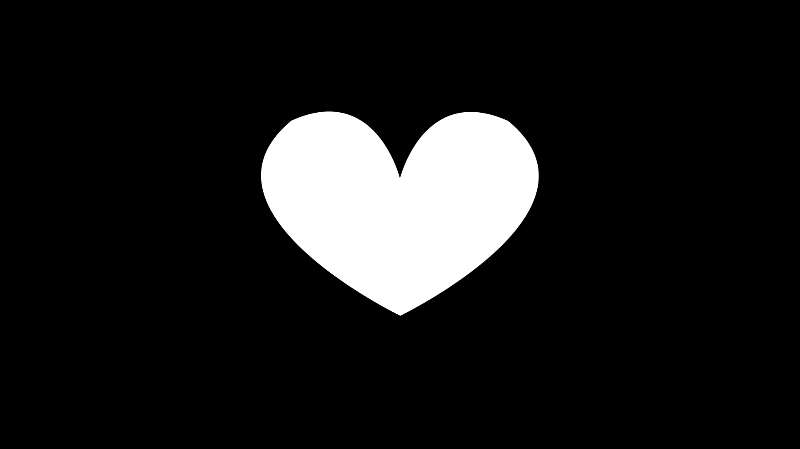
#> input picture source/1bb2fe2becd81421f60d8fd6f0279638.jpg, 800 x 449 px
$ python main.py
#> lines starting #> are read from the running program, lines starting #| are printed output that depends on the picture; after the words box and inside, x2 and y2 are one past the last pixel; in counts of white or black regions, pixels touching at a corner belong together
### extract.py
import numpy as np
import cv2
from scipy.ndimage import distance_transform_edt, convolve
import matplotlib.pyplot as plt
import tkinter as tk
from tkinter import filedialog


def imread_unicode(image_path, flags=cv2.IMREAD_GRAYSCALE):
    """兼容 Windows 中文路径的图像读取。"""
    try:
        data = np.fromfile(image_path, dtype=np.uint8)
        if data.size > 0:
            image = cv2.imdecode(data, flags)
            if image is not None:
                return image
    except Exception:
        pass

    try:
        return cv2.imread(image_path, flags)
    except Exception:
        return None


# ============================================================
# Sobel边界检测
# ============================================================

def sobel_boundary_detection(gray_image):
    """使用Sobel算子检测图像边界"""
    sobel_x = np.array([[-1, 0, 1], [-2, 0, 2], [-1, 0, 1]], dtype=np.float64)
    sobel_y = np.array([[-1, -2, -1], [0, 0, 0], [1, 2, 1]], dtype=np.float64)

    Gx = convolve(gray_image.astype(np.float64), sobel_x, mode='nearest')
    Gy = convolve(gray_image.astype(np.float64), sobel_y, mode='nearest')

    gradient_magnitude = np.sqrt(Gx ** 2 + Gy ** 2)
    threshold = 0.01 * gradient_magnitude.max()
    boundary_image = gradient_magnitude > threshold
    return boundary_image


# ============================================================
# 调制区域分层编号
# ============================================================

def get_modulation_region(original_image, boundary_image, half_bandwidth_modulation=20):
    """获取调制区域并进行分层编号"""
    rows, cols = original_image.shape
    region_map = np.zeros((rows, cols), dtype=np.int32)

    boundary_y, boundary_x = np.where(boundary_image)
    if len(boundary_y) == 0:
        raise ValueError('未检测到边界')

    dist_map = distance_transform_edt(~boundary_image.astype(bool))
    num_layers = half_bandwidth_modulation * 2 + 1
    layer_info = []

    for layer in range(1, num_layers + 1):
        if layer <= half_bandwidth_modulation:
            inner_dist = half_bandwidth_modulation + 1 - layer
            layer_mask = ((dist_map >= inner_dist) & (dist_map < inner_dist + 1)
                          & original_image.astype(bool))
        else:
            outer_dist = layer - half_bandwidth_modulation - 1
            layer_mask = ((dist_map >= outer_dist) & (dist_map < outer_dist + 1)
                          & ~original_image.astype(bool))
            if outer_dist == 0:
                layer_mask = boundary_image.astype(bool)

        region_map[layer_mask] = layer
        layer_y, layer_x = np.where(layer_mask)
        layer_coords = np.column_stack((layer_x, layer_y))
        pixel_vals = original_image[layer_mask]

        layer_info.append({
            'layerNumber': layer,
            'pixelCount': int(np.sum(layer_mask)),
            'pixelCoordinates': layer_coords,
            'pixelValues': pixel_vals,
        })
        print(f'第{layer}层: {int(np.sum(layer_mask))}个像素')

    return region_map, layer_info


# ============================================================
# 显示结果
# ============================================================

# [22 lines left out: function display_results, not called in this run]

### main.py
# -*- coding: utf-8 -*-
import math
import numpy as np
import cv2
import matplotlib
matplotlib.use('TkAgg')
matplotlib.rcParams['font.sans-serif'] = ['Microsoft YaHei', 'SimHei']
matplotlib.rcParams['axes.unicode_minus'] = False
import matplotlib.pyplot as plt
from matplotlib.path import Path
import tkinter as tk
from tkinter import filedialog
from extract import imread_unicode, sobel_boundary_detection, get_modulation_region, display_results


def polygon_area(poly):

    area = 0.0
    n = len(poly)
    for i in range(n):
        x1, y1 = poly[i]
        x2, y2 = poly[(i + 1) % n]
        area += x1 * y2 - x2 * y1
    return area * 0.5


def extract_boundary_poly(boundary_image, min_points=4, epsilon=None):
    """
    从边界图像中提取边界多边形。

    参数：
    boundary_image (numpy.ndarray): 二值边界图像。
    min_points (int): 最小顶点数,默认4。
    epsilon (float): approxPolyDP 的 epsilon 参数,默认自动计算。

    返回：
    list of tuple: 多边形顶点列表，每个顶点为 (x, y) 元组；如果失败返回 None。
    """
    binary = (boundary_image.astype(np.uint8) * 255)
    contours, _ = cv2.findContours(binary, cv2.RETR_EXTERNAL, cv2.CHAIN_APPROX_SIMPLE)
    if not contours:
        pts = np.column_stack(np.where(boundary_image.astype(np.uint8) > 0))
        if len(pts) < 3:
            return None
        hull = cv2.convexHull(pts.astype(np.float32))
        if len(hull) < 3:
            return None
        poly = [tuple(pt[0].astype(np.float64)) for pt in hull]
    else:
        contour = max(contours, key=cv2.contourArea)
        if cv2.contourArea(contour) < 10:
            pts = np.column_stack(np.where(boundary_image.astype(np.uint8) > 0))
            if len(pts) < 3:
                return None
            hull = cv2.convexHull(pts.astype(np.float32))
            if len(hull) < 3:
                return None
            poly = [tuple(pt[0].astype(np.float64)) for pt in hull]
        else:
            if epsilon is None:
                peri = cv2.arcLength(contour, True)
                epsilon = max(1.0, 0.005 * peri)

            approx = cv2.approxPolyDP(contour, epsilon, True)
            approx = approx.squeeze()
            if approx.ndim != 2 or len(approx) < 3:
                pts = np.column_stack(np.where(boundary_image.astype(np.uint8) > 0))
                if len(pts) < 3:
                    return None
                hull = cv2.convexHull(pts.astype(np.float32))
                if len(hull) < 3:
                    return None
                poly = [tuple(pt[0].astype(np.float64)) for pt in hull]
            else:
                poly = [tuple(pt.astype(np.float64)) for pt in approx]

    if polygon_area(poly) < 0:
        poly.reverse()
    return poly


def sample_contour(poly, step=1.0):
    """
    在多边形轮廓上采样点。

    参数：
    poly (list of tuple): 多边形顶点列表。
    step (float): 采样步长,默认1.0。

    返回：
    list of tuple: 采样点列表。
    """
    points = []
    for i in range(len(poly)):
        p0 = np.array(poly[i], dtype=np.float64)
        p1 = np.array(poly[(i + 1) % len(poly)], dtype=np.float64)
        dist = np.linalg.norm(p1 - p0)
        if dist == 0:
            continue
        count = max(int(dist // step), 1)
        for t in np.linspace(0, 1, count, endpoint=False):
            points.append(tuple(p0 + t * (p1 - p0)))
    return points


def circle_offsets(radius, spacing=0.8):
    """
    生成圆形区域内的点偏移。

    参数：
    radius (float): 圆半径。
    spacing (float): 点间距,默认0.8。

    返回：
    numpy.ndarray: 偏移点数组，形状 (N, 2)。
    """
    coords = np.arange(-radius, radius + spacing, spacing)
    xx, yy = np.meshgrid(coords, coords)
    mask = xx * xx + yy * yy <= radius * radius
    return np.stack((xx[mask], yy[mask]), axis=1)


def point_in_poly_array(points, poly):
    """
    判断点是否在多边形内。

    参数：
    points (numpy.ndarray): 点数组，形状 (N, 2)。
    poly (list of tuple): 多边形顶点列表。

    返回：
    numpy.ndarray: 布尔数组，表示每个点是否在多边形内。
    """
    points = np.asarray(points, dtype=np.float64)
    if points.size == 0:
        return np.zeros((0,), dtype=bool)

    path = Path(np.asarray(poly, dtype=np.float64))
    return path.contains_points(points)


def boundary_normal(p_prev, p_next):
    """
    计算边界边的法向量。

    参数：
    p_prev (tuple): 前一个点。
    p_next (tuple): 下一个点。

    返回：
    numpy.ndarray: 法向量。
    """
    edge = np.array(p_next, dtype=np.float64) - np.array(p_prev, dtype=np.float64)
    normal = np.array([edge[1], -edge[0]], dtype=np.float64)
    norm = np.linalg.norm(normal)
    return normal / norm if norm != 0 else np.zeros(2, dtype=np.float64)


def expand_boundary(poly, radius=6.0, step=1.0, arc_segments=12, overlap_spacing=0.8):
    """
    扩展边界，生成遍历路径。

    参数：
    poly (list of tuple): 边界多边形。
    radius (float): 扩展半径,默认6.0。
    step (float): 采样步长,默认1.0。
    arc_segments (int): 弧段数,默认12。
    overlap_spacing (float): 重叠间距,默认0.8。

    返回：
    list of tuple: 扩展后的点列表。
    """
    samples = sample_contour(poly, step)
    offsets = circle_offsets(radius, spacing=overlap_spacing)
    def overlap_ratio(center):
        pts = offsets + np.array(center, dtype=np.float64)
        return point_in_poly_array(pts, poly).mean()

    d_values = [((0.5 - overlap_ratio(pt)) / 0.25) ** 2 if overlap_ratio(pt) < 0.5 else 0.0
                for pt in samples]

    vertex_indices = {}
    for i, pt in enumerate(samples):
        for j, v in enumerate(poly):
            if np.linalg.norm(np.array(pt) - np.array(v, dtype=np.float64)) < 1e-8:
                vertex_indices[i] = j
                break

    expanded = []
    for i, pt in enumerate(samples):
        if i == 0:
            normal = boundary_normal(samples[-1], samples[(i + 1) % len(samples)])
            expanded.append(tuple(np.array(pt, dtype=np.float64) + d_values[i] * normal))
        else:
            expanded.append(pt)


# [15 lines left out: function show_expansion, not called in this run]


def main(image_path=None):

    if image_path is None:
        root = tk.Tk()
        root.withdraw()
        image_path = filedialog.askopenfilename(
            title='选择灰度图像',
            filetypes=[('图像文件', '*.jpg *.png *.bmp *.tif')])
#> the answer given: source/1bb2fe2becd81421f60d8fd6f0279638.jpg
        root.destroy()
        if not image_path:
            raise ValueError('未选择图像文件')

    print(f'读取图像: {image_path}')
    original_image = imread_unicode(image_path, cv2.IMREAD_GRAYSCALE)
#> in imread_unicode, image is the input picture: shape (449, 800); min 0, max 255, mean 27.6
    if original_image is None:
        raise ValueError(f'无法读取图像: {image_path}')

    if original_image.dtype != np.uint8:
        original_image = cv2.normalize(original_image, None, 0, 255,
                                       cv2.NORM_MINMAX).astype(np.uint8)

    print(f'图像尺寸: {original_image.shape}')
#| 图像尺寸: (449, 800)
    print('\n执行Sobel边界检测...')
    boundary_image = sobel_boundary_detection(original_image)
#> in sobel_boundary_detection, `Gx = convolve(gray_image.astype(np.float64), sobel_x, mode='nearest')`:
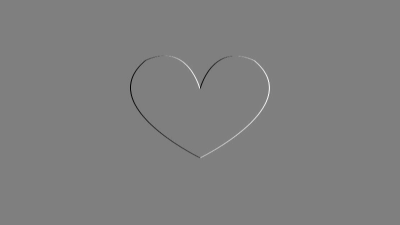
#> Gx: shape (449, 800) float64 (shown at 1/2 size); min -1020, max 1020, mean 0; drawn with min black and max white
#> in sobel_boundary_detection, `gradient_magnitude = np.sqrt(Gx ** 2 + Gy ** 2)`:
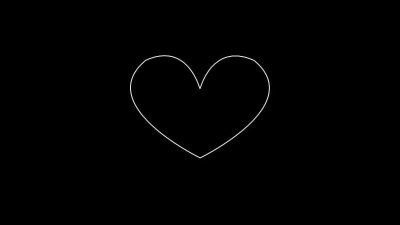
#> gradient_magnitude: shape (449, 800) float64 (shown at 1/2 size); min 0, max 1119, mean 5; drawn with min black and max white
#> in sobel_boundary_detection, `threshold = 0.01 * gradient_magnitude.max()`: threshold = 11.19
#> in sobel_boundary_detection, `boundary_image = gradient_magnitude > threshold`:
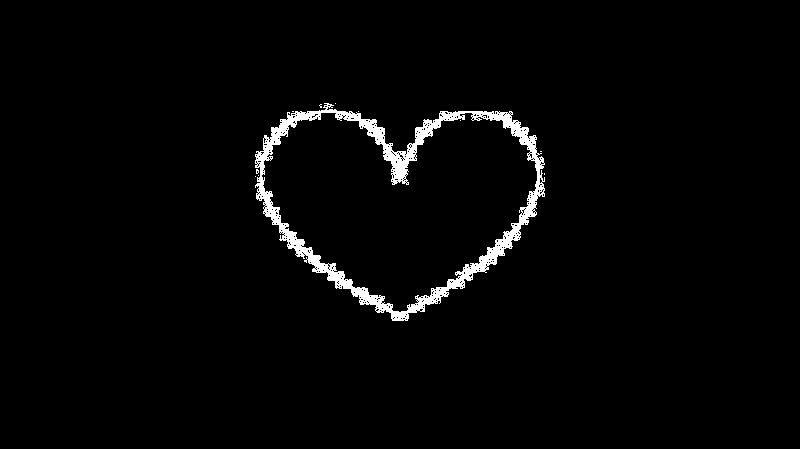
#> boundary_image: shape (449, 800) bool; 2.3% white; 11 white regions (10 under 20 px), largest, box (x1, y1, x2, y2) and area: (255, 103, 545, 321) 8091

    print('\n获取调制区域...')
    region_map, layer_info = get_modulation_region(original_image, boundary_image)
#> in get_modulation_region, `boundary_y, boundary_x = np.where(boundary_image)`: boundary_y = 8120 values from 103 to 320; boundary_x = 8120 values, max 544 at index 3470, min 255 at index 2995, mean 398.7
#> in get_modulation_region, `dist_map = distance_transform_edt(~boundary_image.astype(bool))`:
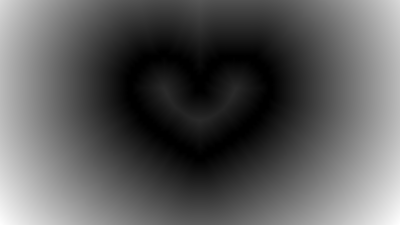
#> dist_map: shape (449, 800) float64 (shown at 1/2 size); min 0, max 349.4, mean 124.2; drawn with min black and max white
#> the loop in get_modulation_region, `for layer in range(1, num_layers + 1):` made 41 passes
#| 第1层: 647个像素
#| 第2层: 714个像素
#| 第3层: 690个像素
#| 第4层: 756个像素
#| 第5层: 674个像素
#> (further printed lines are left out)
#> pass 1, in get_modulation_region, `layer_mask = ((dist_map >= inner_dist) & (dist_map < inner_dist + 1) &..`:
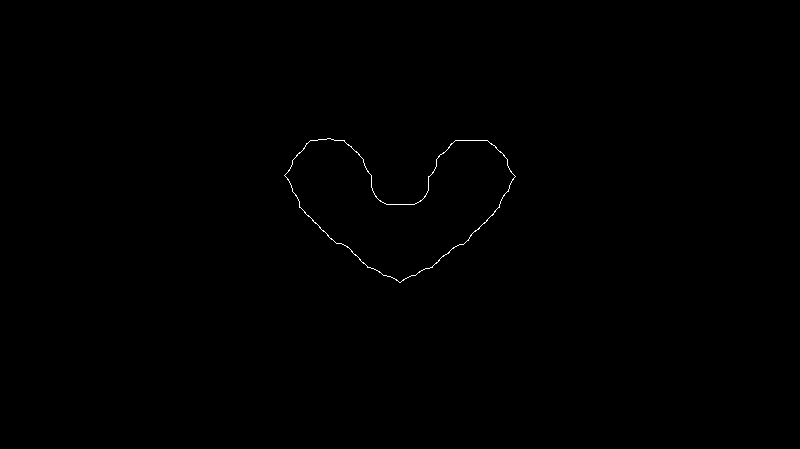
#> layer_mask: shape (449, 800) bool; 0.18% white in thin lines or dots, all inside (x1, y1, x2, y2) = (284, 138, 516, 283)
#> after the loop in get_modulation_region, `for layer in range(1, num_layers + 1):`:
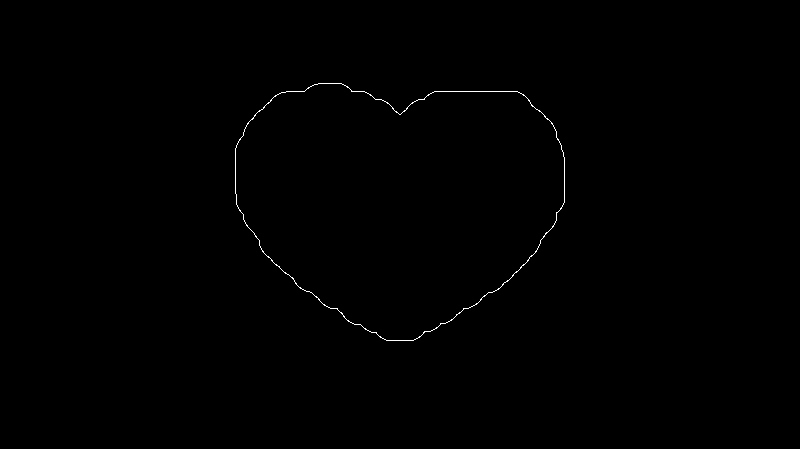
#> layer_mask: shape (449, 800) bool; 0.26% white in thin lines or dots, all inside (x1, y1, x2, y2) = (235, 83, 565, 341)
#> after the loop in get_modulation_region, `for layer in range(1, num_layers + 1):`:
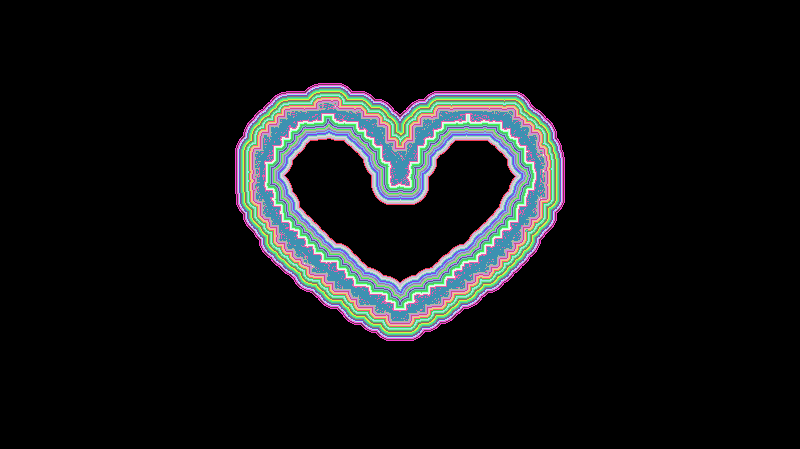
#> region_map: shape (449, 800) int32; 42 distinct labels, from 0 to 41; one colour per label, 0 black
#> after the loop in get_modulation_region, `for layer in range(1, num_layers + 1):`: layer_info = 41 items
#> layer_info = 41 items

    boundary_poly = extract_boundary_poly(boundary_image)
#> in extract_boundary_poly, `contours, _ = cv2.findContours(binary, cv2.RETR_EXTERNAL, cv2.CHAIN_AP..`: contours = 10 contours, 9 with area under 20; largest, box (x1, y1, x2, y2) and area: (255, 103, 545, 321) 42806
#> in extract_boundary_poly, `contour = max(contours, key=cv2.contourArea)`: contour = contour of 704 points, box (x1, y1, x2, y2) (255, 103, 545, 321), area 42806
#> in extract_boundary_poly, `peri = cv2.arcLength(contour, True)`: peri = 1375.1
#> in extract_boundary_poly, `epsilon = max(1.0, 0.005 * peri)`: epsilon = 6.88
#> in extract_boundary_poly, `approx = cv2.approxPolyDP(contour, epsilon, True)`: approx = contour of 16 points, box (x1, y1, x2, y2) (255, 103, 545, 321), area 43162
#> in extract_boundary_poly, `approx = approx.squeeze()`: approx = 16 rows, first 8: [255, 154], [256, 198], [279, 239], [392, 320], [486, 272], [544, 196], [536, 137], [511, 121]
#> in extract_boundary_poly, `poly = [tuple(pt.astype(np.float64)) for pt in approx]`: poly = [(255, 154), (256, 198), (279, 239), (392, 320), (486, 272), (544, 196), (536, 137), (511, 121), (511, 111), (440, 111), (415, 128), (406, 154), (384, 142), (375, 119), (324, 103), (287, 112)]
#> in polygon_area, `n = len(poly)`: n = 16
#> the loop in polygon_area, `for i in range(n):` made 16 passes
#> (x1, y1, x2, y2, area) on passes 1 to 8: (255, 154, 256, 198, 11066), (256, 198, 279, 239, 17008), (279, 239, 392, 320, 12600), (392, 320, 486, 272, -36296), (486, 272, 544, 196, -89008), (544, 196, 536, 137, -119536), (536, 137, 511, 121, -124687), (511, 121, 511, 111, -129797)
#> after the loop in polygon_area, `for i in range(n):`: area = -86323
#> boundary_poly = [(287, 112), (324, 103), (375, 119), (384, 142), (406, 154), (415, 128), (440, 111), (511, 111), (511, 121), (536, 137), (544, 196), (486, 272), (392, 320), (279, 239), (256, 198), (255, 154)]
    if boundary_poly is None:
        raise ValueError('未能从边界图像中提取有效边界多边形')
    print(f'提取到边界多边形顶点数: {len(boundary_poly)}')
#| 提取到边界多边形顶点数: 16

    print('\n开始遍历边界...')
    expanded_poly = expand_boundary(boundary_poly, radius=6.0, step=1.0, arc_segments=12, overlap_spacing=0.8)
#> the loop in sample_contour, `for i in range(len(poly)):` made 16 passes
#> (p0, p1, dist, count) on passes 1 to 8: ([287, 112], [324, 103], 38.08, 38), ([324, 103], [375, 119], 53.45, 53), ([375, 119], [384, 142], 24.7, 24), ([384, 142], [406, 154], 25.06, 25), ([406, 154], [415, 128], 27.51, 27), ([415, 128], [440, 111], 30.23, 30), ([440, 111], [511, 111], 71, 71), ([511, 111], [511, 121], 10, 10)
#> after the loop in sample_contour, `for i in range(len(poly)):`: points = 848 pairs, first value 255 to 544, second value 103 to 320
#> in expand_boundary, `samples = sample_contour(poly, step)`: samples has the same summary as points in sample_contour
#> in circle_offsets, `coords = np.arange(-radius, radius + spacing, spacing)`: coords = [-6, -5.2, -4.4, -3.6, -2.8, -2, -1.2, -0.4, 0.4, 1.2, 2, 2.8, 3.6, 4.4, 5.2, 6]
#> in expand_boundary, `offsets = circle_offsets(radius, spacing=overlap_spacing)`: offsets = 172 pairs, first value -5.2 to 5.2, second value -5.2 to 5.2
#> in overlap_ratio, `pts = offsets + np.array(center, dtype=np.float64)`: pts = 172 pairs, first value 281.8 to 292.2, second value 106.8 to 117.2
#> in point_in_poly_array, `points = np.asarray(points, dtype=np.float64)`: points has the same summary as pts in overlap_ratio
#> in expand_boundary, `d_values = [((0.5 - overlap_ratio(pt)) / 0.25) ** 2 if overlap_ratio(p..`: d_values = 848 values, max 1 at index 268, min 0 at index 5, mean 0.0117
#> the loop in expand_boundary, `for i, pt in enumerate(samples):` made 848 passes
#> pt on passes 1 to 3: (287, 112), (288, 111.8), (288.9, 111.5)
#> after the loop in expand_boundary, `for i, pt in enumerate(samples):`: vertex_indices = 16 items
#> the loop in expand_boundary, `for i, pt in enumerate(samples):` made 848 passes
#> pt on pass 1: (287, 112)
#> after the loop in expand_boundary, `for i, pt in enumerate(samples):`: expanded has the same summary as points in sample_contour
#> (the run stopped early here; a loop or call above may not have finished)
